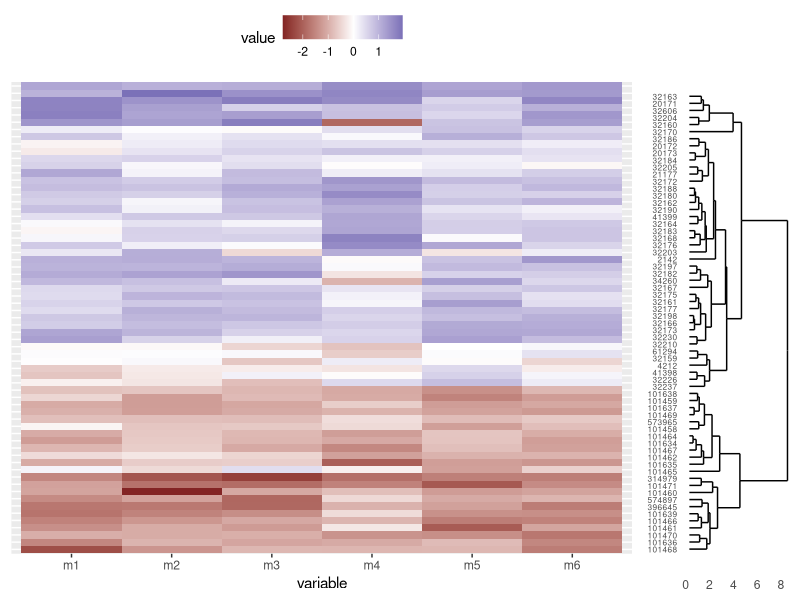
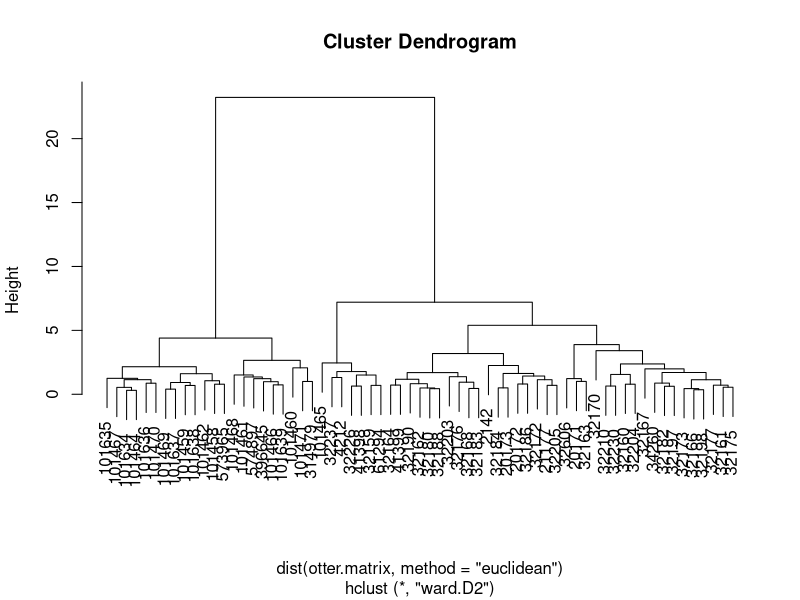

The R source for these figures, in order:
# new script from template below source for heatmaps and dendrograms 
# source : https://jcoliver.github.io/learn-r/008-ggplot-dendrograms-and-heatmaps.html

#----Getting started
rm(list = ls()) # clean up the environment

# creating two folders we’ll use to organize our efforts
dir.create("data")
dir.create("output")

# Load dependencies
library("ggplot2")
library("ggdendro")
library("reshape2")
library("grid")

# download data file .csv and put it in data folder (manually done)

#------Data preparation
# Read in data
otter <- read.csv(file = "data/otter-mandible-data.csv", header = TRUE)
# data preview 
# head(otter)
# data restriction 
two.species <- c("A. cinerea", "L. canadensis")
otter <- otter[otter$species %in% two.species, ]
# scale the data variables (columns 4-9) for measures with mean  0 and a variance 1
otter.scaled <- otter
otter.scaled[, c(4:9)] <- scale(otter.scaled[, 4:9])

#-----Clustering
# To make our figure, we will build the two plots (the cluster diagram and the heatmap) separately
# then use the grid framework to put them together. 
#- We start by making the dendrogram (or cluster).
# Run clustering
otter.matrix <- as.matrix(otter.scaled[, -c(1:3)])
rownames(otter.matrix) <- otter.scaled$accession
otter.dendro <- as.dendrogram(hclust(d = dist(x = otter.matrix)))
# Create dendro + make the tips labels (the samples names) a bit smaller:
dendro.plot <- ggdendrogram(data = otter.dendro, rotate = TRUE) + theme(axis.text.y = element_text(size = 6))
# Preview the plot
# print(dendro.plot)

#---Heatmap
# # Data wrangling : - transforming data to a “long” format 
# (a single measure in each row by storing the variable name in a colusing melt from package reshape2)
otter.long <- melt(otter.scaled, id = c("species", "museum", "accession"))
# Extract the order of the tips in the dendrogram to use it force the hm tips order
#solving issue 1-tips of the dendrogram are not in the same order as the y-axis of the heatmap. 
# Re-order the heatmap to match the structure of the clustering.
# use the order of the tips in the dendrogram to re-order the rows in our heatmap. 
# The order of those tips are stored in the otter.dendro object, 
# and we can extract it with the order.dendro function
otter.order <- order.dendrogram(otter.dendro)
# Order the levels according to their position in the cluster
otter.long$accession <- factor(x = otter.long$accession,
                               levels = otter.scaled$accession[otter.order], 
                               ordered = TRUE)
# By default, ggplot use the level order of the y-axis labels as the means of ordering the rows in the heatmap
# Using the order of the dendrogram tips (we stored this above in the otter.order vector), 
# we can re-level the otter.long$accession column to match the order of the tips in the hm
# Order the levels according to their position in the cluster


# - Create heatmap plot
# create the heatmap at the end, because the underlying data (otter.long) has changed
# use that new data frame, otter.long, to create our heatmap (ggplot package, geom_tile layer for a heatmap)
# include the samples names size reduction like prevously with theme
heatmap.plot <- ggplot(data = otter.long, aes(x = variable, y = accession)) +
  geom_tile(aes(fill = value)) +
  scale_fill_gradient2() +
  theme(axis.text.y = element_blank(),
        axis.title.y = element_blank(),
        axis.ticks.y = element_blank(),
        legend.position = "top")
# + theme(axis.text.y = element_text(size = 6)) is absent because it ot needed as both plots are aligned
#solving issue 2-have the dendrogram and heatmap closer together, without a legend separating them
# move the legend to the top of the heatmap. 
# done using the theme layer when creating the heatmap, setting the value of legend.position to “top”
#solving issue 3-dendrogram should be vertically stretched so each tip lines up with a row in the heatmap plot
# Align dendrogram tips with heatmap rows : 
# through trial and error, we change 2 parameters on the viewport of the dendro when printing it
# 1-: y; vertical justification of the dendro. closer ro 0 is lower and closer to 1 is higher
# use 0.5
# 2-: height : proportion of the viewport used by the dendro. initially 1.0, as the legend 
# occupy bit of top, rduce it a bit to 0.92
# these values change from device to device used, but try y=0.4 and height=0.85
#soving 4 as bonus : remove redundant tips of the hm because aligned already wth tips of dendro
# use in theme the element_blank() when calling ggplot in the heatmap

# ------put all together
grid.newpage()
print(heatmap.plot, vp = viewport(x = 0.4, y = 0.5, width = 0.8, height = 1.0))
print(dendro.plot, vp = viewport(x = 0.90, y = 0.43, width = 0.2, height = 0.92))


#----------------------------------------------------



row_clust <- hclust(dist(otter.matrix, method = 'euclidean'), method = 'ward.D2')

plot(row_clust)

sort(cutree(row_clust, k=2))
